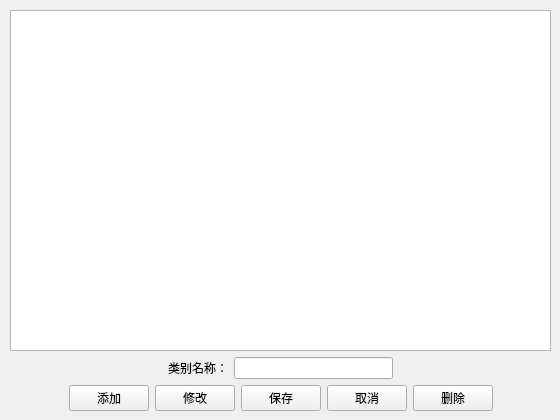
         <widget class="QWidget" name="Adjust_page">
          <widget class="QWidget" name="layoutWidget">
           <property name="geometry">
            <rect>
             <x>10</x>
             <y>10</y>
             <width>541</width>
             <height>401</height>
            </rect>
           </property>
           <layout class="QVBoxLayout" name="verticalLayout_4">
            <item>
             <widget class="QTableView" name="Adjust_tableView"/>
            </item>
            <item>
             <layout class="QHBoxLayout" name="horizontalLayout_7">
              <item>
               <spacer name="horizontalSpacer_9">
                <property name="orientation">
                 <enum>Qt::Horizontal</enum>
                </property>
                <property name="sizeHint" stdset="0">
                 <size>
                  <width>40</width>
                  <height>20</height>
                 </size>
                </property>
               </spacer>
              </item>
              <item>
               <widget class="QLabel" name="label_23">
                <property name="styleSheet">
                 <string notr="true">background:transparent</string>
                </property>
                <property name="text">
                 <string>类别名称：</string>
                </property>
               </widget>
              </item>
              <item>
               <widget class="QLineEdit" name="Adjust_Name_lineEdit">
                <property name="styleSheet">
                 <string notr="true"/>
                </property>
               </widget>
              </item>
              <item>
               <spacer name="horizontalSpacer_10">
                <property name="orientation">
                 <enum>Qt::Horizontal</enum>
                </property>
                <property name="sizeHint" stdset="0">
                 <size>
                  <width>40</width>
                  <height>20</height>
                 </size>
                </property>
               </spacer>
              </item>
             </layout>
            </item>
            <item>
             <layout class="QHBoxLayout" name="horizontalLayout_9">
              <item>
               <spacer name="horizontalSpacer_11">
                <property name="orientation">
                 <enum>Qt::Horizontal</enum>
                </property>
                <property name="sizeHint" stdset="0">
                 <size>
                  <width>40</width>
                  <height>20</height>
                 </size>
                </property>
               </spacer>
              </item>
              <item>
               <layout class="QHBoxLayout" name="horizontalLayout_8">
                <item>
                 <widget class="QPushButton" name="Add_Adjust_pushButton">
                  <property name="styleSheet">
                   <string notr="true"/>
                  </property>
                  <property name="text">
                   <string>添加</string>
                  </property>
                 </widget>
                </item>
                <item>
                 <widget class="QPushButton" name="Modify_Adjust_pushButton">
                  <property name="styleSheet">
                   <string notr="true"/>
                  </property>
                  <property name="text">
                   <string>修改</string>
                  </property>
                 </widget>
                </item>
                <item>
                 <widget class="QPushButton" name="Save_Adjust_pushButton">
                  <property name="styleSheet">
                   <string notr="true"/>
                  </property>
                  <property name="text">
                   <string>保存</string>
                  </property>
                 </widget>
                </item>
                <item>
                 <widget class="QPushButton" name="Cancle_Adjust_pushButton">
                  <property name="styleSheet">
                   <string notr="true"/>
                  </property>
                  <property name="text">
                   <string>取消</string>
                  </property>
                 </widget>
                </item>
                <item>
                 <widget class="QPushButton" name="Delete_Adjust_pushButton">
                  <property name="styleSheet">
                   <string notr="true"/>
                  </property>
                  <property name="text">
                   <string>删除</string>
                  </property>
                 </widget>
                </item>
               </layout>
              </item>
              <item>
               <spacer name="horizontalSpacer_12">
                <property name="orientation">
                 <enum>Qt::Horizontal</enum>
                </property>
                <property name="sizeHint" stdset="0">
                 <size>
                  <width>40</width>
                  <height>20</height>
                 </size>
                </property>
               </spacer>
              </item>
             </layout>
            </item>
           </layout>
          </widget>
         </widget>
